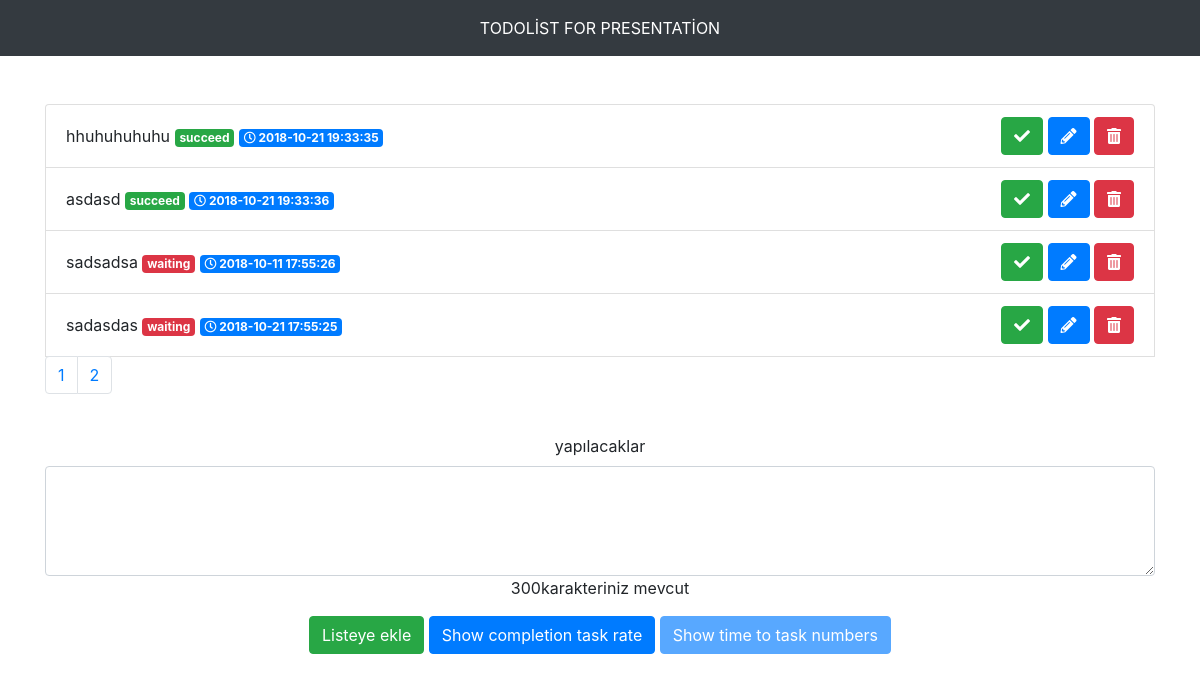
The page / on the database its author committed.
### tables this page shows
CREATE TABLE `listduty` (
  `id` int(11) NOT NULL,
  `duty` varchar(300) NOT NULL,
  `status` tinyint(1) NOT NULL,
  `timess` timestamp NOT NULL DEFAULT CURRENT_TIMESTAMP ON UPDATE CURRENT_TIMESTAMP
);

### index.php (the view, shortened to what this page needs)
<?php
include ('db.php');
?>
<!DOCTYPE html>
<html lang="tr">
<head>
  <link rel="stylesheet" href="css/bootstrap.min.css">
  <link rel="stylesheet" href="css/all.css" >
<link rel="stylesheet" href="css/morris.css">
</head>
</head>
<body>
 <nav class="navbar navbar-expand-lg navbar-dark bg-dark">
      <div class="collapse navbar-collapse justify-content-md-center" id="navbarsExample08">
        <ul class="navbar-nav">
          <li class="nav-item active">
            <a class="nav-link" href="#">TODOLİST FOR PRESENTATİON <span class="sr-only">(current)</span></a>
          </li>
        </ul>
      </div>
    </nav>
    <br>
    <br>
<div class="container text-center">
<ul class="list-group">
 <?php
 $rpp = 4;
isset($_GET['page']) ? $page =$_GET['page'] : $page =0;
if($page >1){
$start =($page * $rpp ) -$rpp;
}else{
$start =0;
}
$resultSet=$conn->query("SELECT * FROM listduty ORDER BY id DESC");
$numRows=$resultSet->rowCount();
$totalPages=$numRows /$rpp;
  foreach($conn->query("SELECT * from listduty  ORDER BY id DESC LIMIT $start,$rpp") as $row)
    {
      ?>
  <li class="list-group-item d-flex justify-content-between align-items-center">
    <div class="pull-left">
    <?php echo $row["duty"]; ?>
<?php
if($row["status"]==1){
echo ' <span class="badge badge-success">succeed</span>';
}else{
  echo '  <span class="badge badge-danger">waiting</span>';
}
 ?>
<span class="badge badge-primary"><i class="far fa-clock"></i>    <?php echo $row["timess"]; ?></span>
</div>
   <div class="pull-right hidden-phone">
   <a href="?correct=<?php echo $row['id']; ?>" > <button  class="btn btn-success btn-xs"><i class=" fa fa-check"></i></button></a>
   <a href="#editModal<?php echo $row['id']; ?>"  data-toggle="modal"><button type='button' class='btn btn-primary btn-xs'><i class="fas fa-pencil-alt"></i></button></a>
    <a href="?jsil=<?php echo $row['id']; ?>" ><button class="btn btn-danger btn-xs"><i class="fas fa-trash-alt"></i></button></a>
 </div>
  </li>
</ul>
    <?php
    }
    ?>
<ul class="pagination">
       <?php
                  for($x=1;$x <= $totalPages;$x++){
                   echo "<li class='page-item'><a class='page-link' href='?page=$x'>$x</a></li>";
            }  ?>
</ul>
<br>
</div>
<div class="container text-center">
 <form action="<?php echo htmlspecialchars($_SERVER["PHP_SELF"]);?>" role="form" method="post" enctype="multipart/form-data" >
<div class="form-group">
  <label for="job">yapılacaklar</label>
  <textarea id="msg" name="job" class="form-control" rows="4" cols="50">
</textarea>
<p id="checkchar"></p>
</div>
   <button type="submit" name="jobrecord" class="btn btn-success btn-xs">Listeye ekle</button>
   <button type="button" class="btn btn-primary" data-toggle="modal" data-target="#myModal">
Show  completion task rate
</button>
<button type="button" class="btn btn-primary disabled" data-toggle="modal" data-target="#showjob">
Show time to task numbers
</button>
 </form>
</div>
</body>
</html>

### css/all.css (style rules this page uses)
.fa,.fab,.fal,.far,.fas { -moz-osx-font-smoothing:grayscale;-webkit-font-smoothing:antialiased;display:inline-block;font-style:normal;font-variant:normal;text-rendering:auto;line-height:1 }
.fa-check:before { content:"\f00c" }
.fa-clock:before { content:"\f017" }
.fa-pencil-alt:before { content:"\f303" }
.fa-trash-alt:before { content:"\f2ed" }
.far { font-weight:400 }
.fa,.far,.fas { font-family:"Font Awesome 5 Free" }
.fa,.fas { font-weight:900 }

### rows shown on the page
listduty: duty "hhuhuhuhuhu", status "succeed", timess "2018-10-21 19:33:35"
listduty: duty "asdasd", status "succeed", timess "2018-10-21 19:33:36"
listduty: duty "sadsadsa", status "waiting", timess "2018-10-11 17:55:26"
listduty: duty "sadasdas", status "waiting", timess "2018-10-21 17:55:25"
